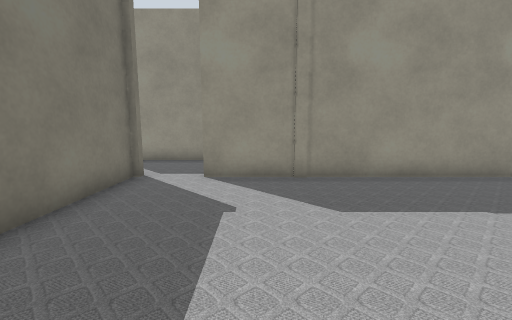
View 1 (above)

24 first-person views from a walk through a robot-simulator world made for Gazebo. The camera is 0.72 m above the floor, tilts 8° down and sees 90° across. The lines on the ground mark 1 m squares. The floor is counted in squares, 0.5 m on a side. Each view is taken from the middle of a square. On the plan, view 1 faces up. The plan holds only what a view shows up to about 13 squares ahead; the rest is blank. The place goes on beyond the plan.

View 2
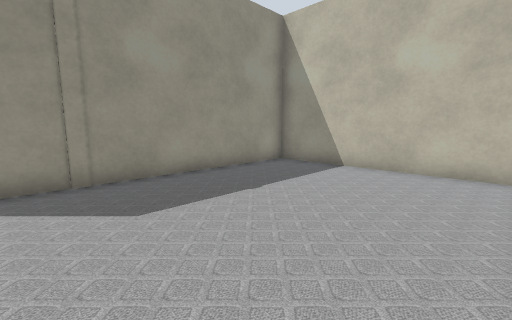

View 3
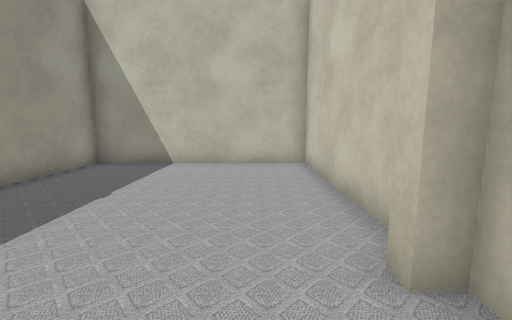

View 4
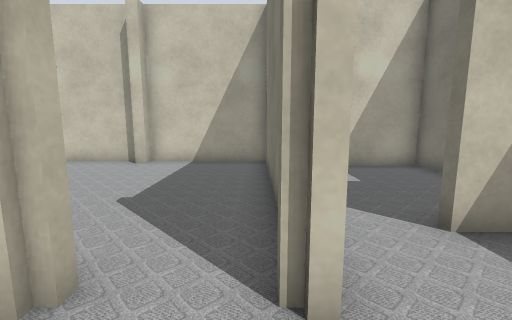

View 5
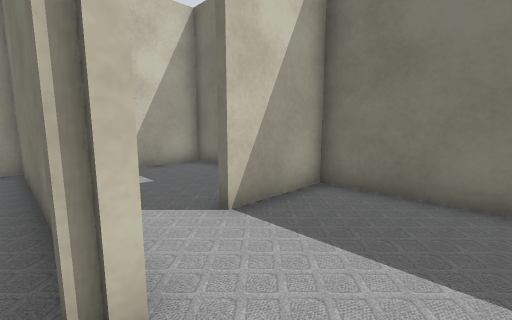

View 6
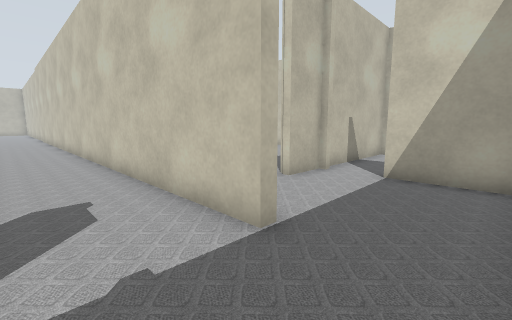

View 7
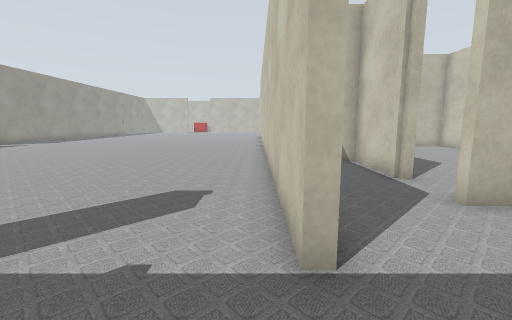

View 8
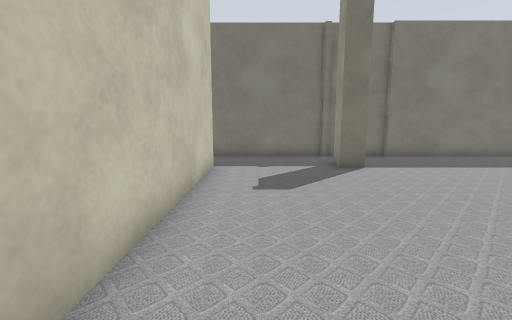

View 9
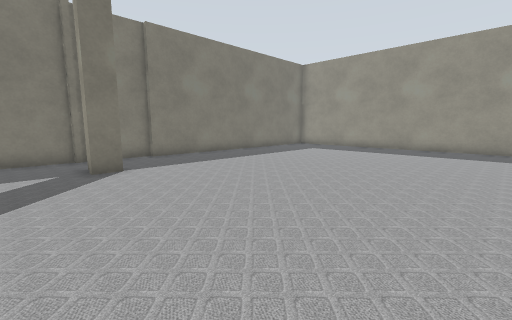

View 10
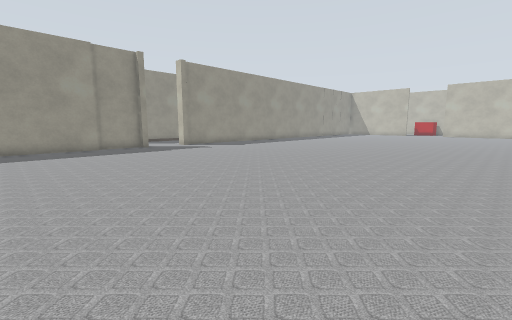

View 11
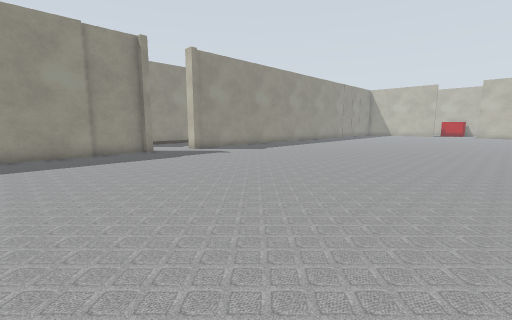

View 12
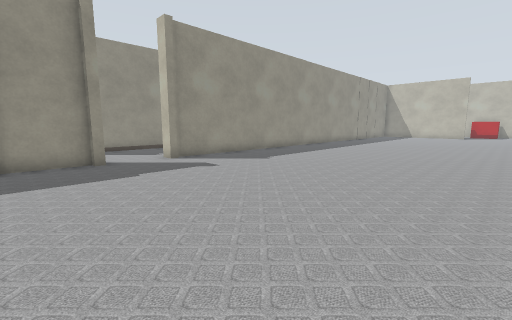

View 13
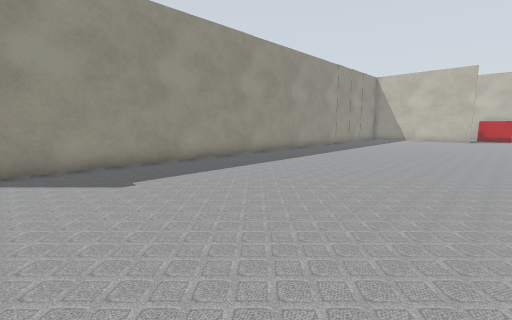

View 14
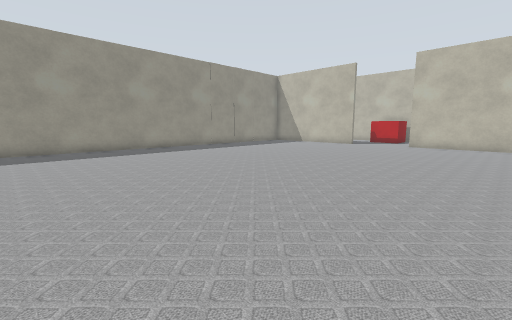

View 15
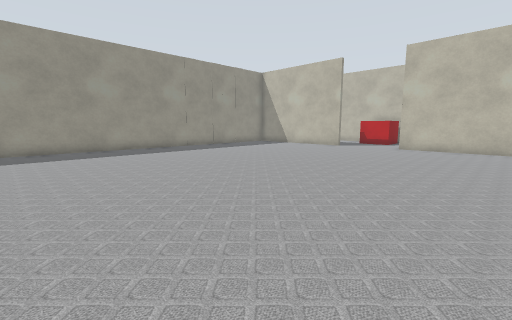

View 16
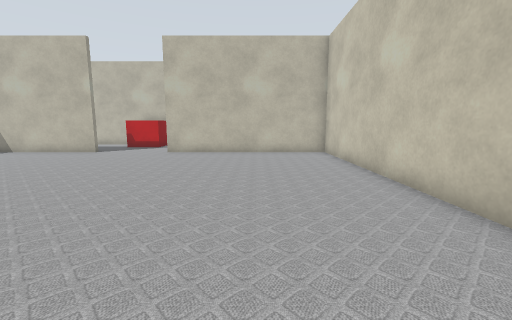

View 17
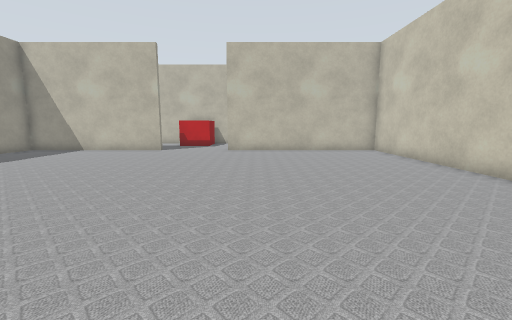

View 18
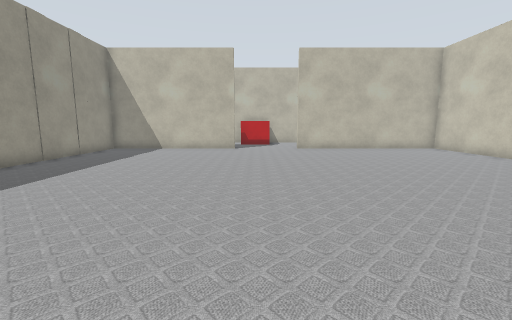

View 19
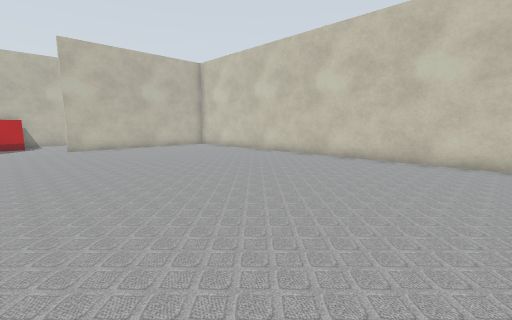

View 20
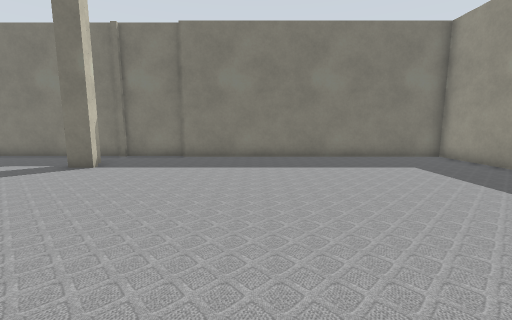

View 21
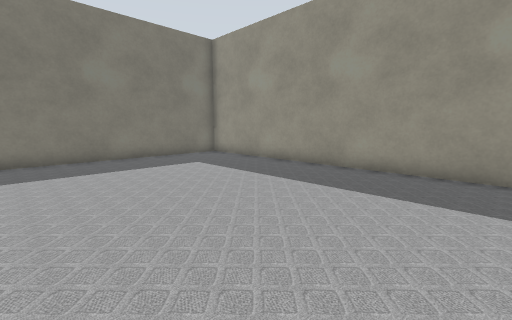

View 22
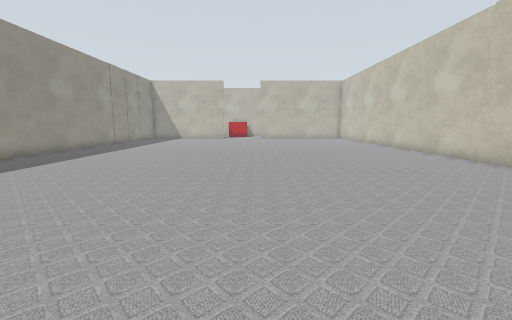

View 23
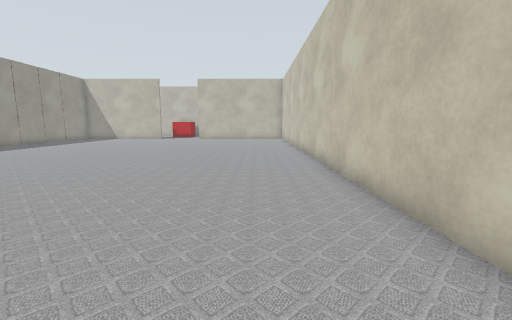

View 24
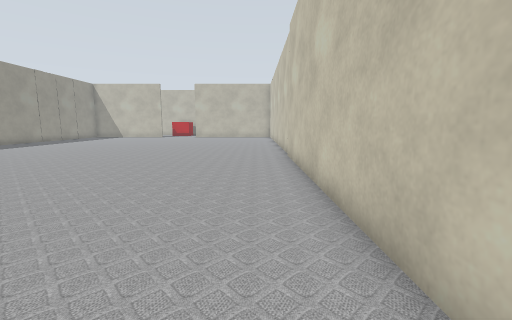

### Floor plan
Ten units are one square. View 1 is at (0, 0); x grows to the right and y downward. Boxes are objects, and circles mark ways between rooms. Rooms are numbered by the first view taken in them; rooms with no view inside come last. Other rooms are left out.
<svg viewBox="-90 -303 446 316">
<path fill="none" stroke="#000" d="M16 8 84 8 84 -69 -15 -69M-34 -70 -34 8 10 8 10 3 15 3M-56 -101 -56 -105M-36 -72 -31 -72M-85 -116 -85 -57 -55 -57M-20 -102 -46 -102M90 -290 90 -298M66 -292 61 -292M62 -294 39 -294M226 -294 95 -294M40 -292 -83 -292 -83 -178M-54 -156 -54 -148 -66 -148M351 -221 351 -270M-56 -105 351 -105 351 -186M345 -294 282 -294M-85 -179 -85 -151M-85 -150 -85 -116"/>
<circle cx="-70" cy="-105" r="3" fill="#2a7"/>
<text x="20" y="-30">1</text>
<text x="-60" y="-90">2</text>
<text x="140" y="-200">3</text>
</svg>
Room 2 opens to room 3.

Where each view was taken, in squares from view 1:
view 1: 0 up, 0 right, facing up
view 2: 0 up, 0 right, facing up-right
view 3: 1 up, 1 left, facing right
view 4: 9 up, 3 left, facing down
view 5: 9 up, 3 left, facing down-left
view 6: 13 up, 8 left, facing down-right
view 7: 11 up, 8 left, facing right
view 8: 12 up, 3 right, facing left
view 9: 13 up, 3 right, facing up-left
view 10: 13 up, 0 right, facing up-right
view 11: 16 up, 1 right, facing up-right
view 12: 19 up, 4 right, facing up-right
view 13: 20 up, 10 right, facing up-right
view 14: 14 up, 17 right, facing up-right
view 15: 14 up, 19 right, facing up-right
view 16: 14 up, 22 right, facing right
view 17: 17 up, 21 right, facing right
view 18: 21 up, 20 right, facing right
view 19: 21 up, 19 right, facing down-right
view 20: 21 up, 3 right, facing left
view 21: 21 up, 3 right, facing up-left
view 22: 19 up, 9 right, facing right
view 23: 13 up, 10 right, facing right
view 24: 12 up, 7 right, facing right
